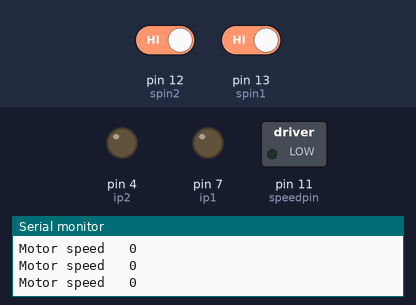
A sketch run on a simulated Arduino Uno, built with avr-gcc and run on an emulated ATmega328P. On the bench: switched loads named in the sketch (green lamp = pin HIGH), output pins drawn as LEDs (lit = HIGH), the last lines printed to the serial monitor. The test bench sets the inputs (shaded band); at power-on: pin 12 (spin2) HIGH, pin 13 (spin1) HIGH.

Above: at 1.2 s.
1.3 s: pin 12 (spin2) driven LOW
At 1.7 s:
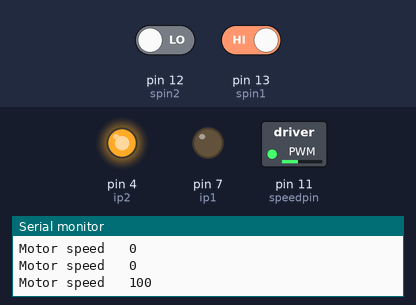
4.3 s: pin 13 (spin1) driven LOW
At 5.5 s:
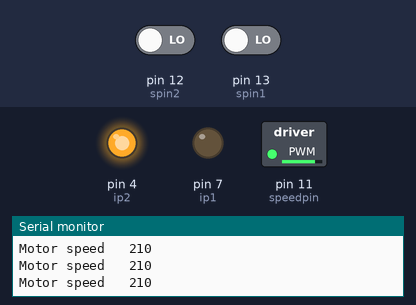
5.8 s: pin 12 (spin2) driven HIGH
At 7.21 s:
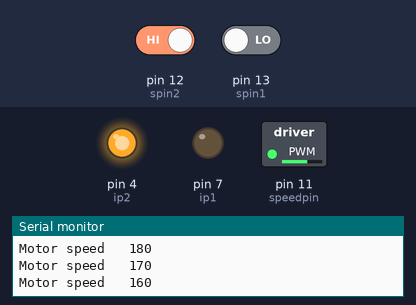
8.8 s: pin 13 (spin1) driven HIGH
At 9.4 s:
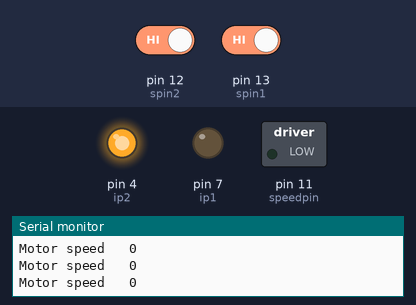
10.3 s: pin 13 (spin1) driven LOW
At 10.7 s:
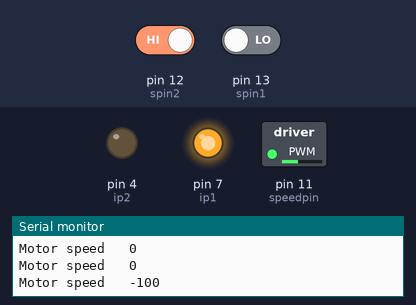
13.3 s: pin 12 (spin2) driven LOW and pin 13 (spin1) driven HIGH
At 16.7 s:
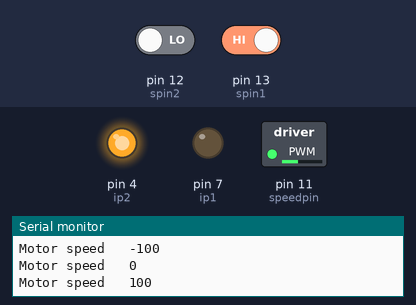
Timing chart, 0 to 17.3 s (numbered marks = the images above; inputs shaded):
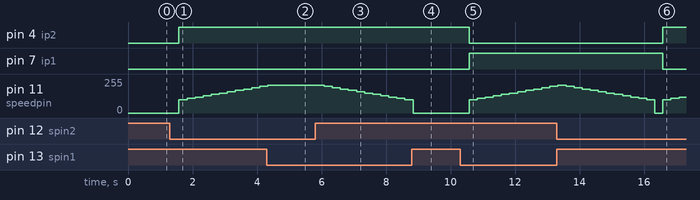

The sketch:

Controlling_dc_motor_using_2_push_button.ino
```cpp
int ip1=7;
int ip2=4;
int speedpin=11;
int motorspeed=0;
int spin1=13;
int spin2=12;
int sval1;
int sval2;
int dt=250;
void setup()
{
  pinMode(ip1,OUTPUT);
  pinMode(ip2,OUTPUT);
  pinMode(speedpin,OUTPUT);
  pinMode(spin1,INPUT);
  pinMode(spin2,INPUT);
  Serial.begin(9600);
}

void loop()
{
  sval1=digitalRead(spin1);
  sval2=digitalRead(spin2);

  Serial.print("Motor speed   ");
  Serial.println(motorspeed);

  if (sval1==0){
  motorspeed=motorspeed-10;
  delay(dt);
  }
  if(sval2==0){
    motorspeed = motorspeed+10;
    delay(dt);
  }
  if(motorspeed>255){
    motorspeed=255;
  }
  if(motorspeed<-255){
    motorspeed=-255;
  }

  if(motorspeed==10){
    motorspeed=100;
  }
  if(motorspeed==-10){
    motorspeed=-100;
  }
  if(motorspeed==90 || motorspeed==95){
    motorspeed=0;
  }
  if(motorspeed==-90 || motorspeed==-95){
    motorspeed=0;
  }
  if(motorspeed==0){
    analogWrite(speedpin,0);
  }
  if(motorspeed>0){
    analogWrite(speedpin,motorspeed);
    digitalWrite(ip1,LOW);
    digitalWrite(ip2,HIGH);
  }
  if(motorspeed<0){
    analogWrite(speedpin,abs(motorspeed));
    digitalWrite(ip1,HIGH);
    digitalWrite(ip2,LOW);
  }


}
```

Measured:
- after the input at 1.3 s, pin 4 (ip2): LOW → HIGH after 0.28 s; pin 11 (speedpin): moves from 0/255 to 200/255 over 2.5 s, starting after 0.28 s
- after the input at 4.3 s, pin 11 (speedpin): goes on until 4.3 s, then stays 210/255
- after the input at 5.8 s, pin 11 (speedpin): moves from 210/255 to 100/255 over 2.5 s, starting after 0.28 s
- after the input at 8.8 s, pin 4 (ip2): stays HIGH (without the input it goes to LOW after 0.29 s); pin 7 (ip1): stays LOW (without the input it goes to HIGH after 0.29 s); pin 11 (speedpin): goes on until 8.8 s, then stays 0/255
- after the input at 10.3 s, pin 4 (ip2): HIGH → LOW after 0.28 s; pin 7 (ip1): LOW → HIGH after 0.28 s; pin 11 (speedpin): moves from 0/255 to 200/255 over 2.5 s, starting after 0.28 s
- after the input at 13.3 s, pin 4 (ip2): LOW → HIGH after 3.3 s; pin 7 (ip1): HIGH → LOW after 3.3 s
